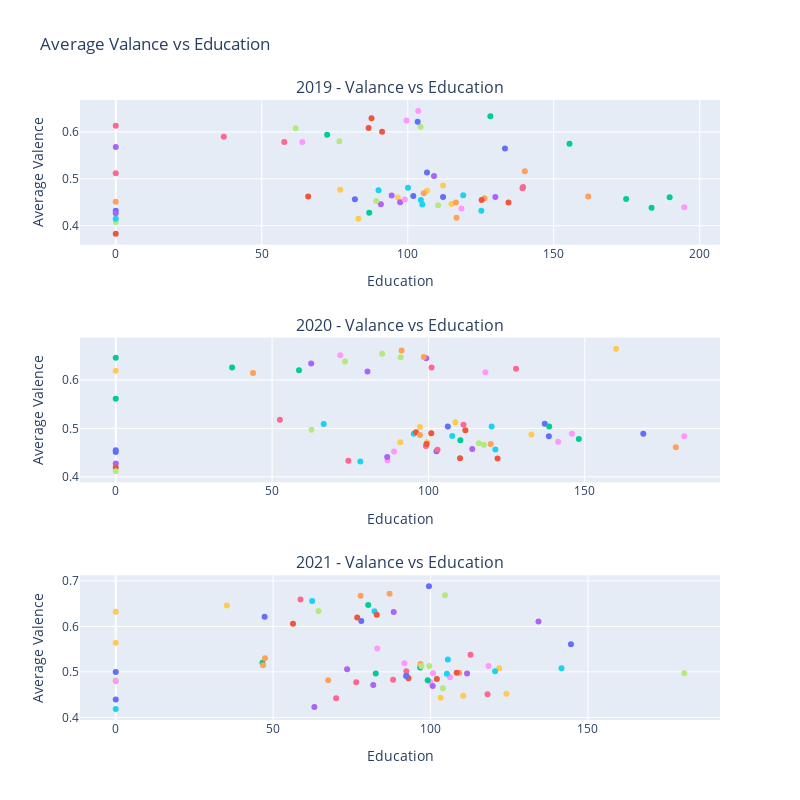

Write notebook code for a chart like this one.
### Code cell
import pandas as pd
import plotly.express as px
import pandas as pd
from plotly.subplots import make_subplots
import plotly.graph_objects as go
import plotly.io as pio
import pycountry


'''
'2017 - Valance vs Crime','2017 - Valance vs GDP/Cap'
'2018 - Valance vs Crime','2018 - Valance vs GDP/Cap'
'2019 - Valance vs Crime','2019 - Valance vs GDP/Cap' 
'2020 - Valance vs Crime','2020 - Valance vs GDP/Cap'
'2020 - Valance vs Crime','2020 - Valance vs GDP/Cap'
'''

fig = make_subplots(rows=3, 
                    cols=1,  
                    horizontal_spacing = 0.10, 
                    vertical_spacing = 0.15, 
                    subplot_titles=('2019 - Valance vs Education',
                                    '2020 - Valance vs Education', 
                                    '2021 - Valance vs Education',))
data = pd.read_pickle('store.pkl')
for i in range(2019,2022):
    df = data.query("year==%s"%(i))
    for country,cat in df.groupby('country'):
        c = pycountry.countries.get(alpha_3=country)
        c = c.name
        fig.add_trace(
            go.Scatter(x=cat['education'],y=cat['avg valence'],showlegend=False,customdata = [c],
                        hovertemplate = "Country = %{customdata}<br>Average Valence = %{y}<extra></extra>"),
            row=i-2018, col=1)
        
fig.update_layout(title_text="Average Valance vs Education", width=800, height=800)
fig['layout']['xaxis']['title']='Education'
fig['layout']['xaxis2']['title']='Education'
fig['layout']['xaxis3']['title']='Education'
fig['layout']['yaxis']['title']='Average Valence'
fig['layout']['yaxis2']['title']='Average Valence'
fig['layout']['yaxis3']['title']='Average Valence'
fig.show()

fh = open("education.html",'w')
fh.close()
pio.write_html(fig, file = 'education.html', auto_open = True, full_html = True)
